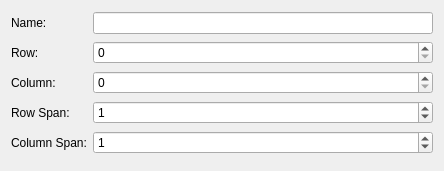
<?xml version="1.0" encoding="UTF-8"?>
<ui version="4.0">
 <class>WidgetDialogGenerator</class>
 <widget class="QDialog" name="WidgetDialogGenerator">
  <property name="geometry">
   <rect>
    <x>0</x>
    <y>0</y>
    <width>444</width>
    <height>171</height>
   </rect>
  </property>
  <property name="sizePolicy">
   <sizepolicy hsizetype="Ignored" vsizetype="Ignored">
    <horstretch>0</horstretch>
    <verstretch>0</verstretch>
   </sizepolicy>
  </property>
  <property name="windowTitle">
   <string>New Widget...</string>
  </property>
  <layout class="QFormLayout" name="formLayout">
   <item row="1" column="0">
    <widget class="QLabel" name="label">
     <property name="sizePolicy">
      <sizepolicy hsizetype="Preferred" vsizetype="Preferred">
       <horstretch>0</horstretch>
       <verstretch>1</verstretch>
      </sizepolicy>
     </property>
     <property name="text">
      <string>Row:</string>
     </property>
    </widget>
   </item>
   <item row="2" column="0">
    <widget class="QLabel" name="label_2">
     <property name="sizePolicy">
      <sizepolicy hsizetype="Preferred" vsizetype="Preferred">
       <horstretch>0</horstretch>
       <verstretch>1</verstretch>
      </sizepolicy>
     </property>
     <property name="text">
      <string>Column:</string>
     </property>
    </widget>
   </item>
   <item row="3" column="0">
    <widget class="QLabel" name="label_3">
     <property name="sizePolicy">
      <sizepolicy hsizetype="Preferred" vsizetype="Preferred">
       <horstretch>0</horstretch>
       <verstretch>1</verstretch>
      </sizepolicy>
     </property>
     <property name="text">
      <string>Row Span:</string>
     </property>
    </widget>
   </item>
   <item row="4" column="0">
    <widget class="QLabel" name="label_4">
     <property name="sizePolicy">
      <sizepolicy hsizetype="Preferred" vsizetype="Preferred">
       <horstretch>0</horstretch>
       <verstretch>1</verstretch>
      </sizepolicy>
     </property>
     <property name="text">
      <string>Column Span:</string>
     </property>
    </widget>
   </item>
   <item row="0" column="0">
    <widget class="QLabel" name="label_5">
     <property name="sizePolicy">
      <sizepolicy hsizetype="Preferred" vsizetype="Preferred">
       <horstretch>0</horstretch>
       <verstretch>1</verstretch>
      </sizepolicy>
     </property>
     <property name="text">
      <string>Name:</string>
     </property>
    </widget>
   </item>
   <item row="0" column="1">
    <widget class="QLineEdit" name="nameInput"/>
   </item>
   <item row="1" column="1">
    <widget class="QSpinBox" name="rowInput">
     <property name="maximum">
      <number>1000</number>
     </property>
    </widget>
   </item>
   <item row="2" column="1">
    <widget class="QSpinBox" name="colInput">
     <property name="maximum">
      <number>1000</number>
     </property>
    </widget>
   </item>
   <item row="3" column="1">
    <widget class="QSpinBox" name="rowSpanInput">
     <property name="maximum">
      <number>1000</number>
     </property>
     <property name="value">
      <number>1</number>
     </property>
    </widget>
   </item>
   <item row="4" column="1">
    <widget class="QSpinBox" name="colSpanInput">
     <property name="maximum">
      <number>1000</number>
     </property>
     <property name="value">
      <number>1</number>
     </property>
    </widget>
   </item>
  </layout>
 </widget>
 <resources/>
 <connections/>
</ui>
